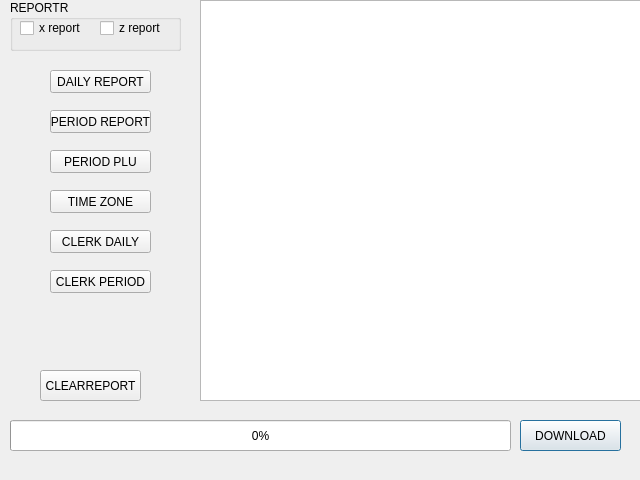
<?xml version="1.0" encoding="UTF-8"?>
<ui version="4.0">
 <class>reportDialog</class>
 <widget class="QDialog" name="reportDialog">
  <property name="geometry">
   <rect>
    <x>0</x>
    <y>0</y>
    <width>640</width>
    <height>480</height>
   </rect>
  </property>
  <property name="windowTitle">
   <string>Dialog</string>
  </property>
  <widget class="QPushButton" name="pushButton">
   <property name="geometry">
    <rect>
     <x>520</x>
     <y>420</y>
     <width>101</width>
     <height>31</height>
    </rect>
   </property>
   <property name="text">
    <string>DOWNLOAD</string>
   </property>
  </widget>
  <widget class="QProgressBar" name="progressBar">
   <property name="geometry">
    <rect>
     <x>10</x>
     <y>420</y>
     <width>501</width>
     <height>31</height>
    </rect>
   </property>
   <property name="value">
    <number>0</number>
   </property>
  </widget>
  <widget class="QPushButton" name="cleardbreport">
   <property name="geometry">
    <rect>
     <x>40</x>
     <y>370</y>
     <width>101</width>
     <height>31</height>
    </rect>
   </property>
   <property name="text">
    <string>CLEARREPORT</string>
   </property>
  </widget>
  <widget class="QTextEdit" name="reportedit">
   <property name="geometry">
    <rect>
     <x>200</x>
     <y>0</y>
     <width>451</width>
     <height>401</height>
    </rect>
   </property>
  </widget>
  <widget class="QPushButton" name="pushButton_2">
   <property name="geometry">
    <rect>
     <x>50</x>
     <y>70</y>
     <width>101</width>
     <height>23</height>
    </rect>
   </property>
   <property name="text">
    <string>DAILY REPORT</string>
   </property>
  </widget>
  <widget class="QPushButton" name="pushButton_3">
   <property name="geometry">
    <rect>
     <x>50</x>
     <y>110</y>
     <width>101</width>
     <height>23</height>
    </rect>
   </property>
   <property name="text">
    <string>PERIOD REPORT</string>
   </property>
  </widget>
  <widget class="QPushButton" name="pushButton_4">
   <property name="geometry">
    <rect>
     <x>50</x>
     <y>230</y>
     <width>101</width>
     <height>23</height>
    </rect>
   </property>
   <property name="text">
    <string>CLERK DAILY</string>
   </property>
  </widget>
  <widget class="QPushButton" name="pushButton_5">
   <property name="geometry">
    <rect>
     <x>50</x>
     <y>270</y>
     <width>101</width>
     <height>23</height>
    </rect>
   </property>
   <property name="text">
    <string>CLERK PERIOD</string>
   </property>
  </widget>
  <widget class="QPushButton" name="grandtotal_5">
   <property name="geometry">
    <rect>
     <x>50</x>
     <y>150</y>
     <width>101</width>
     <height>23</height>
    </rect>
   </property>
   <property name="text">
    <string>PERIOD PLU</string>
   </property>
  </widget>
  <widget class="QPushButton" name="correction_5">
   <property name="geometry">
    <rect>
     <x>50</x>
     <y>190</y>
     <width>101</width>
     <height>23</height>
    </rect>
   </property>
   <property name="text">
    <string>TIME ZONE</string>
   </property>
  </widget>
  <widget class="QGroupBox" name="xzreoprt">
   <property name="geometry">
    <rect>
     <x>10</x>
     <y>0</y>
     <width>171</width>
     <height>51</height>
    </rect>
   </property>
   <property name="title">
    <string>REPORTR</string>
   </property>
   <widget class="QCheckBox" name="xreport">
    <property name="geometry">
     <rect>
      <x>10</x>
      <y>20</y>
      <width>71</width>
      <height>16</height>
     </rect>
    </property>
    <property name="text">
     <string>x report</string>
    </property>
   </widget>
   <widget class="QCheckBox" name="zreport">
    <property name="geometry">
     <rect>
      <x>90</x>
      <y>20</y>
      <width>71</width>
      <height>16</height>
     </rect>
    </property>
    <property name="text">
     <string>z report</string>
    </property>
   </widget>
  </widget>
 </widget>
 <resources/>
 <connections/>
</ui>
